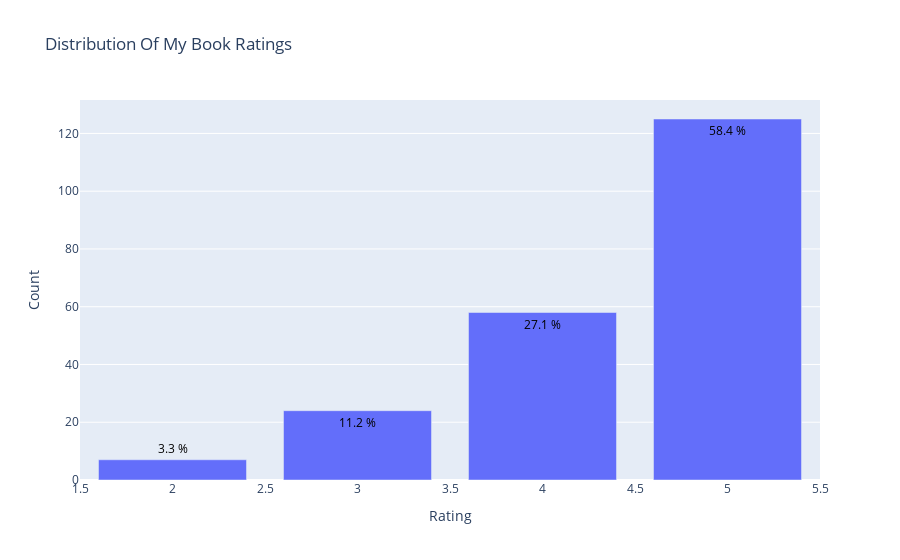

Notebook source saved alongside this figure:
### Code cell
data = my_books['rating'].value_counts().sort_index(ascending=False)
trace = go.Bar(x = data.index,
               text = ['{:.1f} %'.format(val) for val in (data.values / my_books.shape[0] * 100)],
               textposition = 'auto',
               textfont = dict(color = '#000000'),
               y = data.values,
               )
# Create layout
layout = dict(title = 'Distribution Of My Book Ratings'.format(my_books.shape[0]),
              xaxis = dict(title = 'Rating'),
              yaxis = dict(title = 'Count'))
# Create plot
fig = go.Figure(data=[trace], layout=layout)
iplot(fig)

### Figure 1 — Plotly figure (JSON) as saved in the notebook; plotly's stock layout.template omitted (floating-point values rounded to 4 significant figures)
{"data": [{"text": ["58.4 %", "27.1 %", "11.2 %", "3.3 %"], "textfont": {"color": "#000000"}, "textposition": "auto", "type": "bar", "x": [5, 4, 3, 2], "y": [125, 58, 24, 7]}], "layout": {"title": {"text": "Distribution Of My Book Ratings"}, "xaxis": {"title": {"text": "Rating"}}, "yaxis": {"title": {"text": "Count"}}}}
